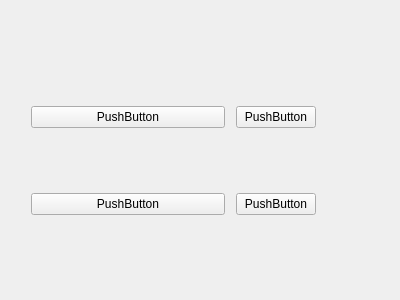
<?xml version="1.0" encoding="UTF-8"?>
<ui version="4.0">
 <class>Form</class>
 <widget class="QWidget" name="Form">
  <property name="geometry">
   <rect>
    <x>0</x>
    <y>0</y>
    <width>400</width>
    <height>300</height>
   </rect>
  </property>
  <property name="windowTitle">
   <string>Form</string>
  </property>
  <widget class="QWidget" name="gridLayoutWidget">
   <property name="geometry">
    <rect>
     <x>20</x>
     <y>30</y>
     <width>351</width>
     <height>241</height>
    </rect>
   </property>
   <layout class="QGridLayout" name="gridLayout" rowstretch="4,1" columnstretch="5,1">
    <property name="leftMargin">
     <number>11</number>
    </property>
    <property name="topMargin">
     <number>22</number>
    </property>
    <property name="rightMargin">
     <number>55</number>
    </property>
    <property name="spacing">
     <number>11</number>
    </property>
    <item row="0" column="0">
     <widget class="QPushButton" name="pushButton">
      <property name="text">
       <string>PushButton</string>
      </property>
     </widget>
    </item>
    <item row="1" column="0">
     <widget class="QPushButton" name="pushButton_2">
      <property name="text">
       <string>PushButton</string>
      </property>
     </widget>
    </item>
    <item row="0" column="1">
     <widget class="QPushButton" name="pushButton_3">
      <property name="text">
       <string>PushButton</string>
      </property>
     </widget>
    </item>
    <item row="1" column="1">
     <widget class="QPushButton" name="pushButton_4">
      <property name="text">
       <string>PushButton</string>
      </property>
     </widget>
    </item>
   </layout>
  </widget>
 </widget>
 <resources/>
 <connections/>
</ui>
